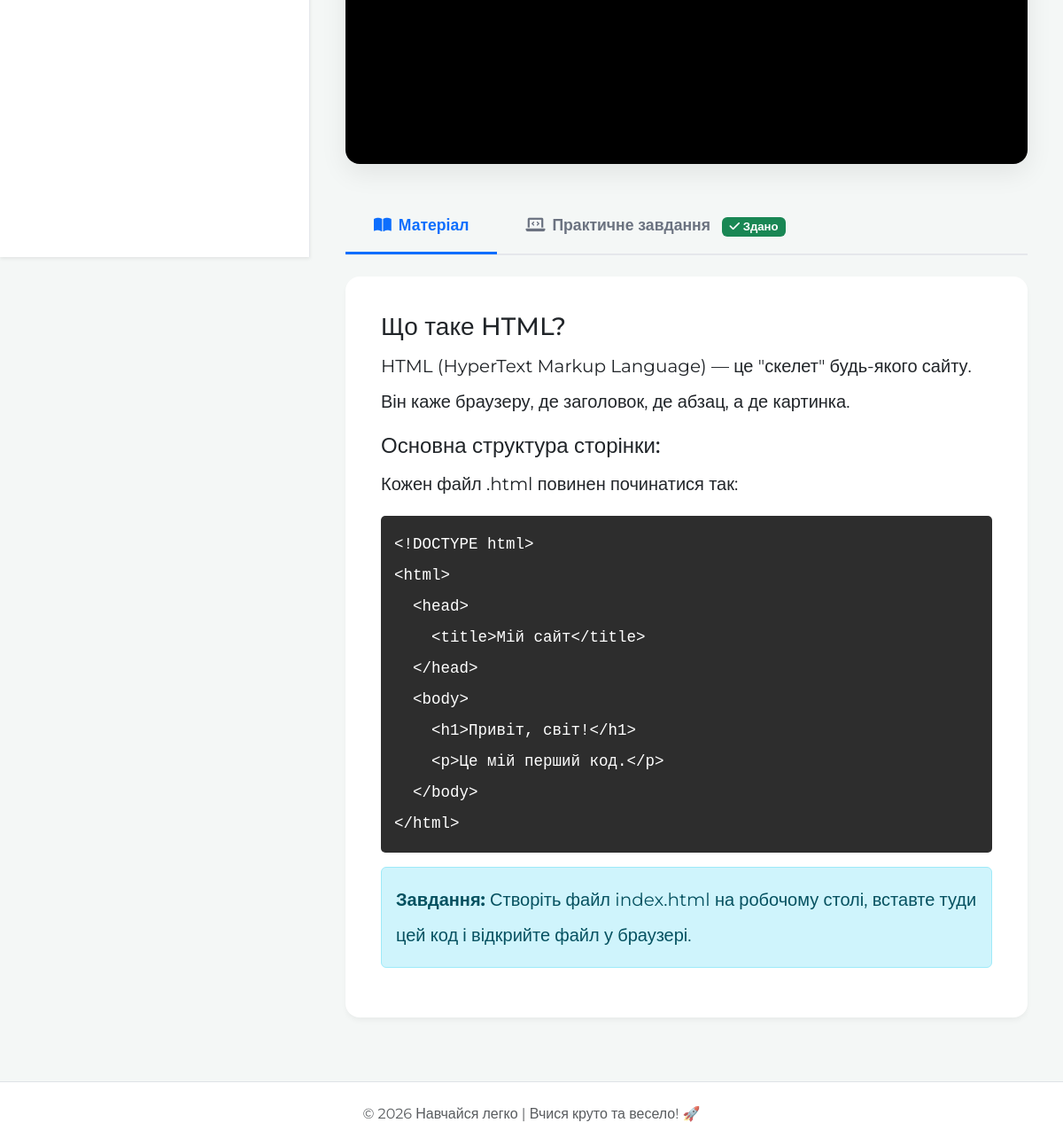
Page /course/1/learn/ (signed in, lower part) on the earlier database version.
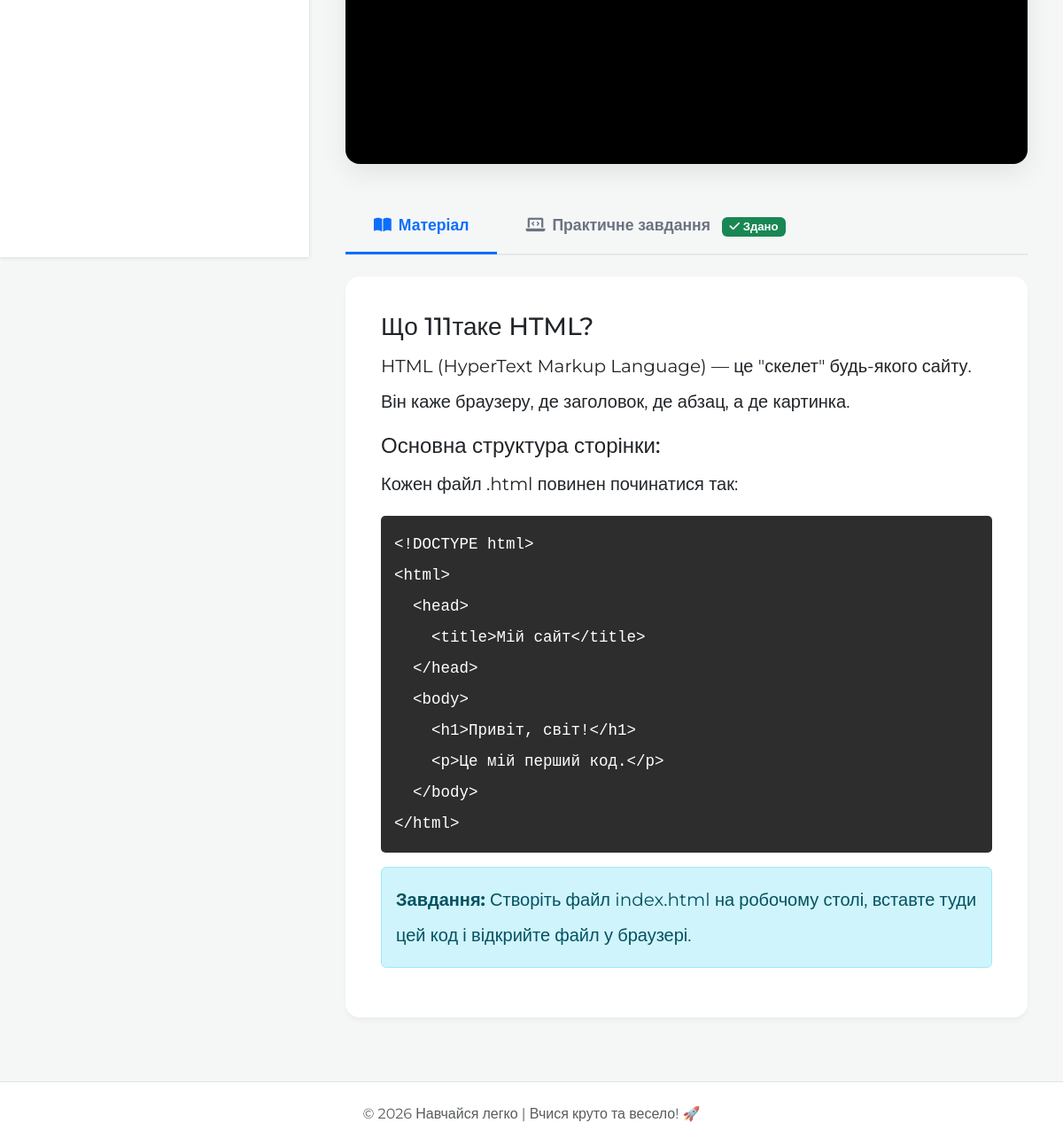
Same page on the later database version.
### core/models.py (models this page shows, shortened)
class Lesson(models.Model):
    module = models.ForeignKey(Module, related_name='lessons', on_delete=models.CASCADE)
    title = models.CharField(max_length=200, verbose_name="Тема уроку")
    content = RichTextField(blank=True, null=True)
    video_url = models.URLField(blank=True, null=True, verbose_name="Посилання на відео (YouTube)")
    image = models.ImageField(upload_to='lesson_images/', blank=True, null=True, verbose_name="Зображення")

### core/views.py (the view, shortened to what this page needs)
# urls.py: path('course/<int:course_id>/learn/', views.course_learn_view, name='course_learn'),
@login_required
def course_learn_view(request, course_id):
    course = get_object_or_404(Course, pk=course_id)
    if request.user.role not in ['teacher', 'admin']:
        if not Enrollment.objects.filter(student=request.user, course=course).exists():
            return redirect('course_detail', course_id=course.id)
    form = SubmissionForm()
    user_submissions = {}
    submissions = Submission.objects.filter(student=request.user, lesson__module__course=course)
    for sub in submissions:
        user_submissions[sub.lesson.id] = sub
    return render(request, 'course_learn.html', {
        'course': course,
        'form': form,
        'user_submissions': user_submissions
    })

### core/templatetags/custom_filters.py (called while the page is built)
@register.filter
def get_item(dictionary, key):
    return dictionary.get(key)

### templates/course_learn.html (shortened to what this page needs)
{% extends 'base.html' %}
{% load static %}
{% load custom_filters %}
{% block content %}
<div class="lms-layout">
    <aside class="lms-sidebar shadow-sm">
    </aside>
    <main class="lms-content">
        {% for module in course.modules.all %}
            {% for lesson in module.lessons.all %}
            <div id="lesson-{{ lesson.id }}" class="lesson-pane {% if not forloop.parentloop.first or not forloop.first %}d-none{% endif %}">
                {% if lesson.video_url %}
                <div class="video-wrapper">
                    <div class="ratio ratio-16x9">
                        <iframe src="{{ lesson.video_url }}" allowfullscreen></iframe>
                    </div>
                </div>
                {% endif %}
                <ul class="nav nav-tabs mb-4" id="lessonTab-{{ lesson.id }}" role="tablist">
                    <li class="nav-item" role="presentation">
                        <button class="nav-link active" id="content-tab-{{ lesson.id }}" data-bs-toggle="tab" data-bs-target="#content-{{ lesson.id }}" type="button" role="tab">
                            <i class="fas fa-book-open me-2"></i>Матеріал
                        </button>
                    </li>
                    <li class="nav-item" role="presentation">
                        <button class="nav-link" id="task-tab-{{ lesson.id }}" data-bs-toggle="tab" data-bs-target="#task-{{ lesson.id }}" type="button" role="tab">
                            <i class="fas fa-laptop-code me-2"></i>Практичне завдання
                            {% with sub=user_submissions|get_item:lesson.id %}
                                {% if sub %}
                                    <span class="badge bg-success ms-2"><i class="fas fa-check"></i> Здано</span>
                                {% endif %}
                            {% endwith %}
                        </button>
                    </li>
                </ul>
                <div class="tab-content" id="lessonTabContent-{{ lesson.id }}">
                    <div class="tab-pane fade show active" id="content-{{ lesson.id }}" role="tabpanel">
                        <div class="content-box fs-5 lh-lg text-dark">
                            {{ lesson.content|safe }}
                        </div>
                    </div>
                </div>
            </div>
            {% endfor %}
        {% endfor %}
    </main>
</div>
{% endblock %}

Differences in the rows shown:
changed Lesson: content "Що таке HTML? HTML (HyperText Markup…" → "Що 111таке HTML? HTML (HyperText Markup…"
